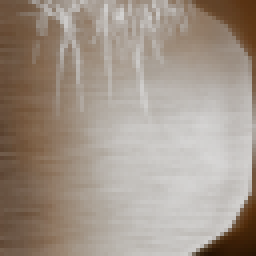
#> input picture assets/terrain-hd/expanded/original/1013.png, 64 x 64 px, given in place of 2373.png, which was not available (shown 4 times larger)
$ python count_effects_thirty_ninth.py
#> lines starting #> are read from the running program, lines starting #| are printed output that depends on the picture; after the words box and inside, x2 and y2 are one past the last pixel; in counts of white or black regions, pixels touching at a corner belong together; pictures that were not available may be replaced by others from this repository, and a replacement may not be noted
from pathlib import Path
import json,numpy as np
from PIL import Image
B=Path(__file__).resolve().parent;ST='effects-thirty-ninth';out=[]
for i in [2373,2375,7410]:
 o=Image.open(B/f'original/{i}.png').convert('RGBA');a=np.array(o);rgb=a[:,:,:3];mask=rgb.max(2)>0;seen=np.zeros(mask.shape,bool);cs=[]
#> further down, o is the input picture: PIL image 64x64 RGBA; mean R, G, B, A 65.9, 44.8, 24.6, 129.1
#> after `rgb = a[:, :, :3]`:
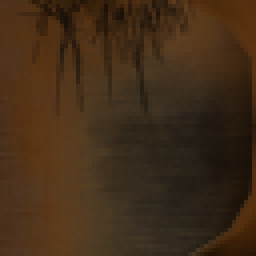
#> rgb: shape (64, 64, 3) (shown 4 times larger); mean R, G, B 65.9, 44.8, 24.6
#> after `mask = rgb.max(2) > 0`: mask: shape (64, 64) bool; every value is 1
 for y,x in zip(*np.where(mask)):
  if seen[y,x]:continue
  seen[y,x]=1;stack=[(int(y),int(x))];pts=[]
  while stack:
   yy,xx=stack.pop();pts.append((yy,xx))
   for dy in [-1,0,1]:
    for dx in [-1,0,1]:
     ny,nx=yy+dy,xx+dx
     if 0<=ny<o.height and 0<=nx<o.width and mask[ny,nx] and not seen[ny,nx]:seen[ny,nx]=1;stack.append((ny,nx))
  yy,xx=zip(*pts);cs.append({'pixel_count':len(pts),'native_bbox':[min(xx),min(yy),max(xx)+1,max(yy)+1],'max_RGB':rgb[list(yy),list(xx)].max(0).tolist()})
#> this loop made 4096 passes
#> after the loop, cs = 1 item
 l=rgb.mean(2);y,x=np.unravel_index(l.argmax(),l.shape)
#> after `l = rgb.mean(2)`:
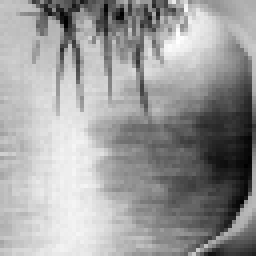
#> l: shape (64, 64) float64 (shown 4 times larger); min 16.33, max 63, mean 45.1; drawn with min black and max white
#> after `y, x = np.unravel_index(l.argmax(), l.shape)`: y = 8; x = 44
 out.append({'id':i,'before_tool_prompt':True,'native_positive_RGB_8connected_domains':cs,'native_peak_xy':[int(x),int(y)],'native_peak_RGBA':a[y,x].tolist(),'actual_RGBA_extrema':[list(z)for z in o.getextrema()],'semantic_qualification':'Literal bitmap-connected regions only, not physical particles/paintparts inferred from RGB/A. Full exact native matrix once in common native-matrices file. All weak/zero bits are authoritative original, no threshold helper.'})
 o.getchannel('A').resize((512,512),Image.Resampling.NEAREST).save(B/f'private-{ST}/survey/{i}-alpha-nearest.png')
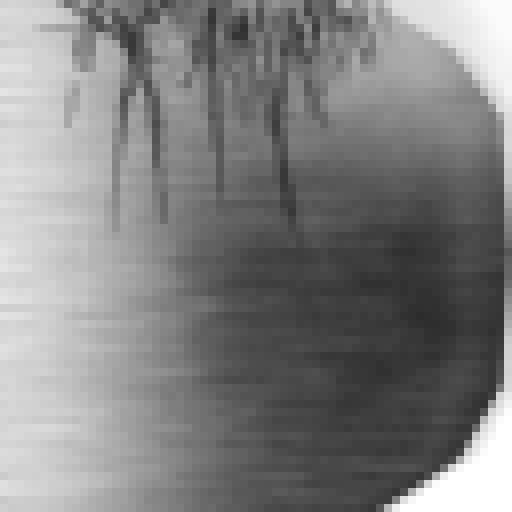
#> saved as 2373-alpha-nearest.png: PIL image 512x512 L; min 44, max 255, mean 129.1
#> pass 2 of the loop `for i in [2373,2375,7410]:`:
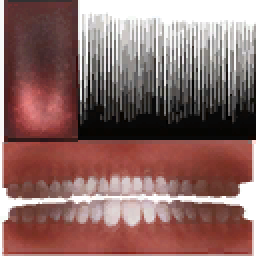
#> input picture assets/terrain-hd/expanded/original/1128.png, 128 x 128 px, given in place of 2375.png, which was not available (shown 2 times larger)
#> o is the input picture: PIL image 128x128 RGBA; mean R, G, B, A 140.2, 105.8, 102.4, 255
#> rgb: shape (128, 128, 3)
#> `mask = rgb.max(2) > 0`:
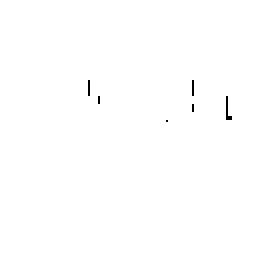
#> mask: shape (128, 128) bool (shown 2 times larger); 99.7% white; black in thin lines or dots, all inside (x1, y1, x2, y2) = (44, 40, 116, 61)
#> the loop `for y,x in zip(*np.where(mask)):` made 16343 passes
#> `l = rgb.mean(2)`:
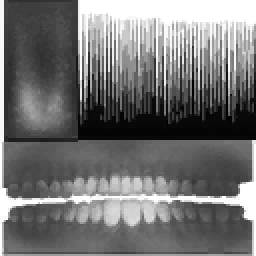
#> l: shape (128, 128) float64 (shown 2 times larger); min 0, max 255, mean 116.1
#> `y, x = np.unravel_index(l.argmax(), l.shape)`: y = 0; x = 40
(B/f'source-count-survey-{ST}.json').write_text(json.dumps(out,ensure_ascii=False,indent=2)+'\n',encoding='utf-8')
print([(r['id'],len(r['native_positive_RGB_8connected_domains']),r['native_peak_xy'],r['native_peak_RGBA'])for r in out])
#| [(2373, 1, [44, 8], [94, 62, 33, 164]), (2375, 1, [40, 0], [255, 255, 255, 255]), (7410, 1, [40, 0], [255, 255, 255, 255])]
